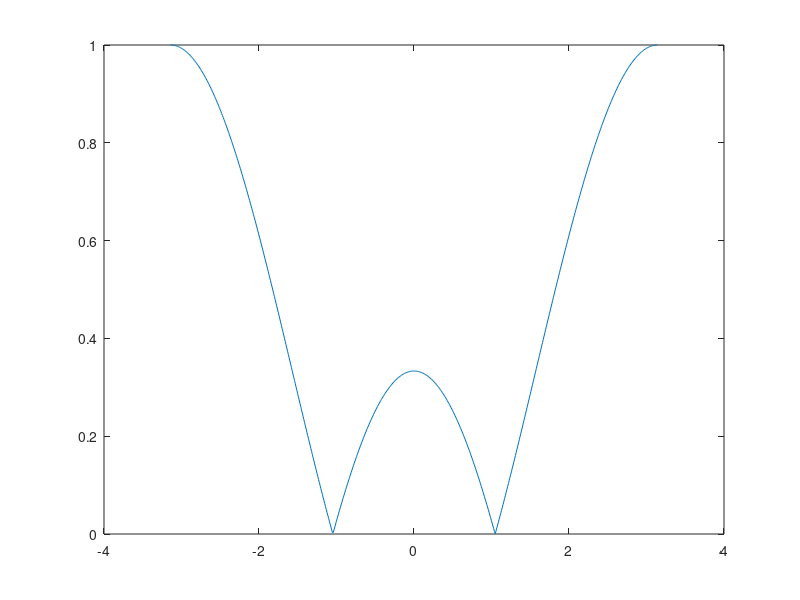

Write the MATLAB code that produced this figure.
% lets see the magnitude response of a filter

my_filter = [1/3 -1/3 1/3];
% my_filter = ones(11)/11;
order = size(my_filter,2);
w_coeffs = 1:order;
w = -pi:1/100:pi;

% w_coeffs.' takes the transpose
% then vector multiplication
y = w_coeffs.'*w;


y = exp(-1i*y);

y = my_filter * y;

y = abs(y);

figure;
plot(w,y);
